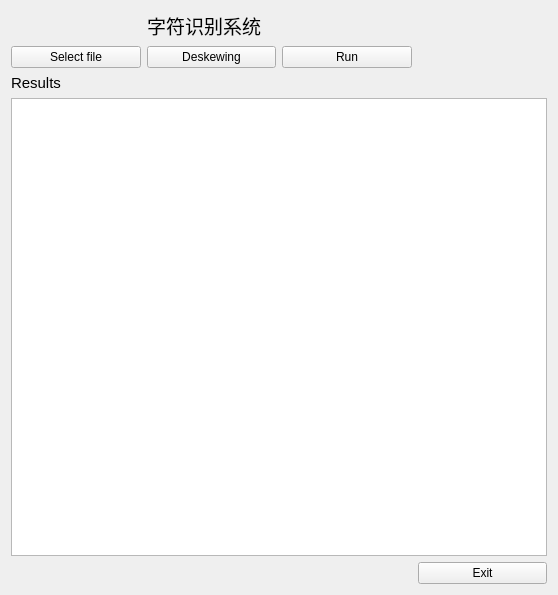
<?xml version="1.0" encoding="UTF-8"?>
<ui version="4.0">
 <class>Form</class>
 <widget class="QWidget" name="Form">
  <property name="geometry">
   <rect>
    <x>0</x>
    <y>0</y>
    <width>558</width>
    <height>595</height>
   </rect>
  </property>
  <property name="windowTitle">
   <string>OCR System</string>
  </property>
  <layout class="QGridLayout" name="gridLayout">
   <item row="0" column="1" colspan="2">
    <widget class="QLabel" name="label">
     <property name="text">
      <string>&lt;html&gt;&lt;head/&gt;&lt;body&gt;&lt;p&gt;&lt;span style=&quot; font-size:14pt;&quot;&gt;字符识别系统&lt;/span&gt;&lt;/p&gt;&lt;/body&gt;&lt;/html&gt;</string>
     </property>
    </widget>
   </item>
   <item row="1" column="0">
    <widget class="QPushButton" name="pushButton">
     <property name="text">
      <string>Select file</string>
     </property>
    </widget>
   </item>
   <item row="1" column="1">
    <widget class="QPushButton" name="pushButton_2">
     <property name="text">
      <string>Deskewing</string>
     </property>
    </widget>
   </item>
   <item row="1" column="2">
    <widget class="QPushButton" name="pushButton_3">
     <property name="text">
      <string>Run</string>
     </property>
    </widget>
   </item>
   <item row="2" column="0">
    <widget class="QLabel" name="label_2">
     <property name="text">
      <string>&lt;html&gt;&lt;head/&gt;&lt;body&gt;&lt;p&gt;&lt;span style=&quot; font-size:11pt;&quot;&gt;Results&lt;/span&gt;&lt;/p&gt;&lt;/body&gt;&lt;/html&gt;</string>
     </property>
    </widget>
   </item>
   <item row="3" column="0" colspan="4">
    <widget class="QTextBrowser" name="textBrowser"/>
   </item>
   <item row="4" column="3">
    <widget class="QPushButton" name="pushButton_4">
     <property name="text">
      <string>Exit</string>
     </property>
    </widget>
   </item>
  </layout>
 </widget>
 <resources/>
 <connections>
  <connection>
   <sender>pushButton_4</sender>
   <signal>clicked()</signal>
   <receiver>Form</receiver>
   <slot>close()</slot>
   <hints>
    <hint type="sourcelabel">
     <x>483</x>
     <y>573</y>
    </hint>
    <hint type="destinationlabel">
     <x>278</x>
     <y>297</y>
    </hint>
   </hints>
  </connection>
 </connections>
 <slots>
  <slot>slot1()</slot>
 </slots>
</ui>
